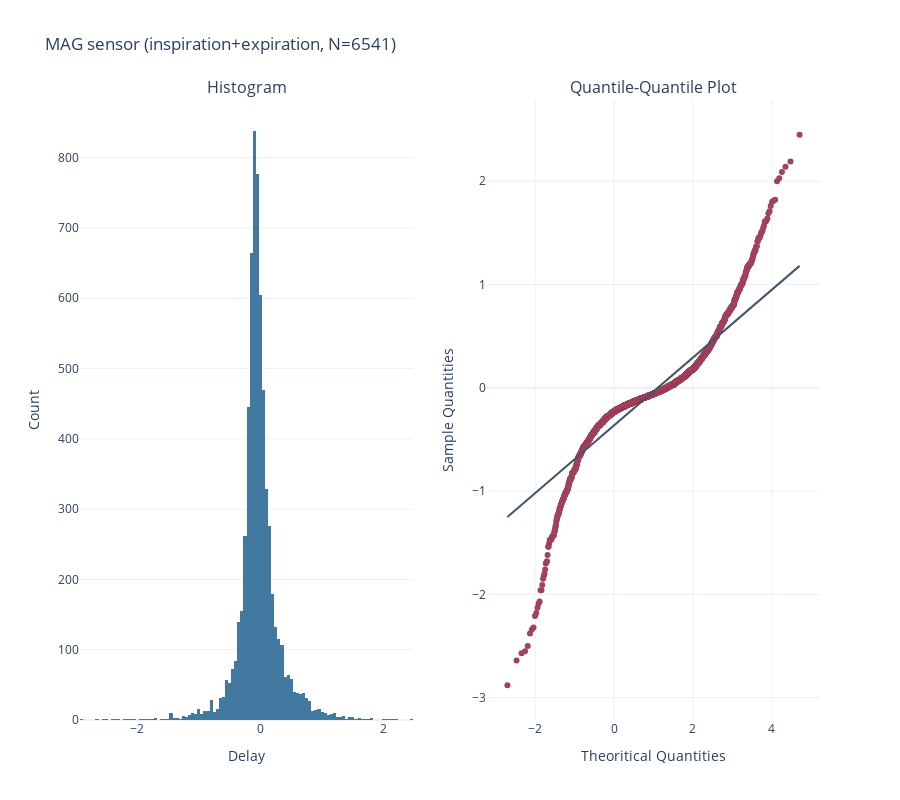
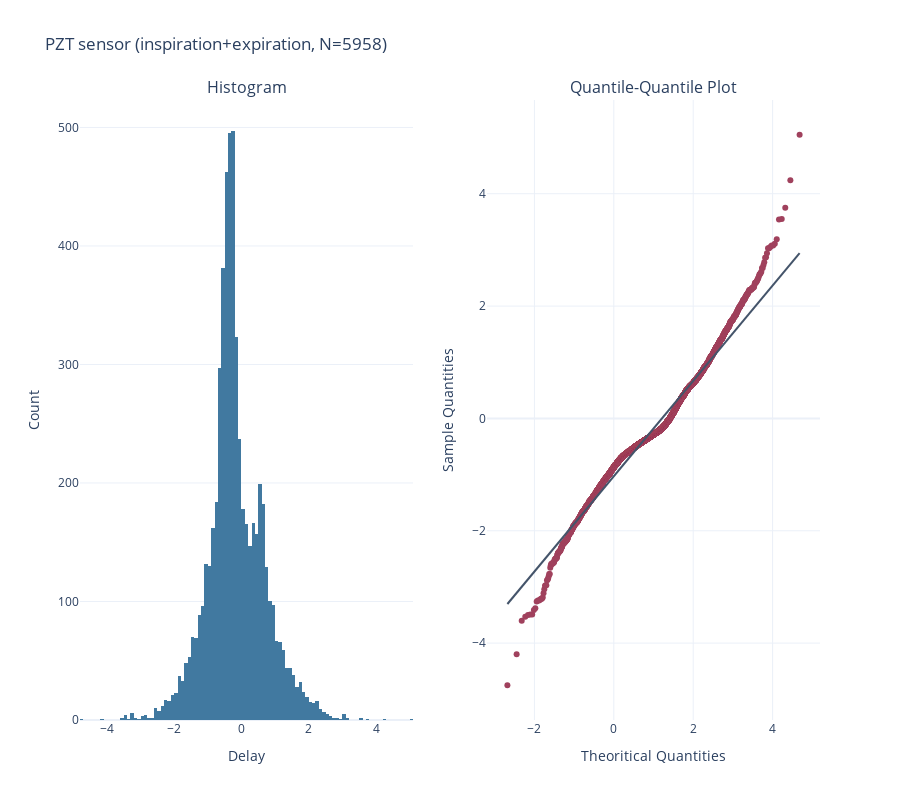

Here is the notebook cell these charts were saved with, in order:
### Code cell
normality_test(delays_i_all_mag + delays_e_all_mag, sensor="MAG", type="inspiration+expiration")
normality_test(delays_i_all_pzt + delays_e_all_pzt, sensor="PZT", type="inspiration+expiration")

### Figure 1 — Plotly figure (JSON) as saved in the notebook; plotly's stock layout.template omitted (floating-point values rounded to 4 significant figures; data arrays with more than 128 entries replaced by an {"elided": "..."} marker saying what was removed)
{"data": [{"marker": {"color": "#4179A0"}, "type": "histogram", "x": {"elided": "6541 float values"}, "xaxis": "x", "yaxis": "y"}, {"marker": {"color": "#A0415D"}, "mode": "markers", "type": "scatter", "x": {"elided": "6541 float values"}, "xaxis": "x2", "y": {"elided": "6541 float values"}, "yaxis": "y2"}, {"line": {"color": "#44546A"}, "mode": "lines", "type": "scatter", "x": [-2.704, 4.704], "xaxis": "x2", "y": [-1.25, 1.18], "yaxis": "y2"}], "layout": {"annotations": [{"font": {"size": 16}, "showarrow": false, "text": "Histogram", "x": 0.225, "xanchor": "center", "xref": "paper", "y": 1, "yanchor": "bottom", "yref": "paper"}, {"font": {"size": 16}, "showarrow": false, "text": "Quantile-Quantile Plot", "x": 0.775, "xanchor": "center", "xref": "paper", "y": 1, "yanchor": "bottom", "yref": "paper"}], "height": 800, "showlegend": false, "title": {"text": "MAG sensor (inspiration+expiration, N=6541)"}, "width": 900, "xaxis": {"anchor": "y", "domain": [0, 0.45], "title": {"text": "Delay"}, "zeroline": false}, "xaxis2": {"anchor": "y2", "domain": [0.55, 1], "title": {"text": "Theoritical Quantities"}, "zeroline": false}, "yaxis": {"anchor": "x", "domain": [0, 1], "title": {"text": "Count"}}, "yaxis2": {"anchor": "x2", "domain": [0, 1], "title": {"text": "Sample Quantities"}}}}

### Figure 2 — Plotly figure (JSON) as saved in the notebook; plotly's stock layout.template omitted (floating-point values rounded to 4 significant figures; data arrays with more than 128 entries replaced by an {"elided": "..."} marker saying what was removed)
{"data": [{"marker": {"color": "#4179A0"}, "type": "histogram", "x": {"elided": "5958 float values"}, "xaxis": "x", "yaxis": "y"}, {"marker": {"color": "#A0415D"}, "mode": "markers", "type": "scatter", "x": {"elided": "5958 float values"}, "xaxis": "x2", "y": {"elided": "5958 float values"}, "yaxis": "y2"}, {"line": {"color": "#44546A"}, "mode": "lines", "type": "scatter", "x": [-2.681, 4.681], "xaxis": "x2", "y": [-3.304, 2.944], "yaxis": "y2"}], "layout": {"annotations": [{"font": {"size": 16}, "showarrow": false, "text": "Histogram", "x": 0.225, "xanchor": "center", "xref": "paper", "y": 1, "yanchor": "bottom", "yref": "paper"}, {"font": {"size": 16}, "showarrow": false, "text": "Quantile-Quantile Plot", "x": 0.775, "xanchor": "center", "xref": "paper", "y": 1, "yanchor": "bottom", "yref": "paper"}], "height": 800, "showlegend": false, "title": {"text": "PZT sensor (inspiration+expiration, N=5958)"}, "width": 900, "xaxis": {"anchor": "y", "domain": [0, 0.45], "title": {"text": "Delay"}, "zeroline": false}, "xaxis2": {"anchor": "y2", "domain": [0.55, 1], "title": {"text": "Theoritical Quantities"}, "zeroline": false}, "yaxis": {"anchor": "x", "domain": [0, 1], "title": {"text": "Count"}}, "yaxis2": {"anchor": "x2", "domain": [0, 1], "title": {"text": "Sample Quantities"}}}}
